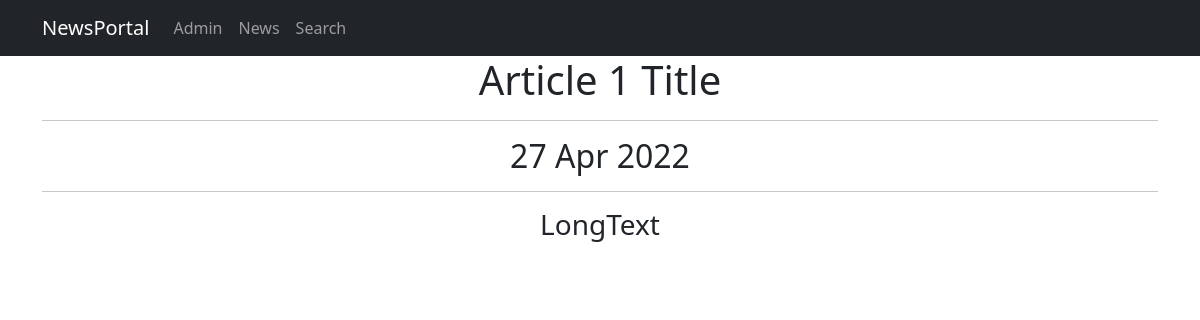
Page /news/1 on the earlier database version.
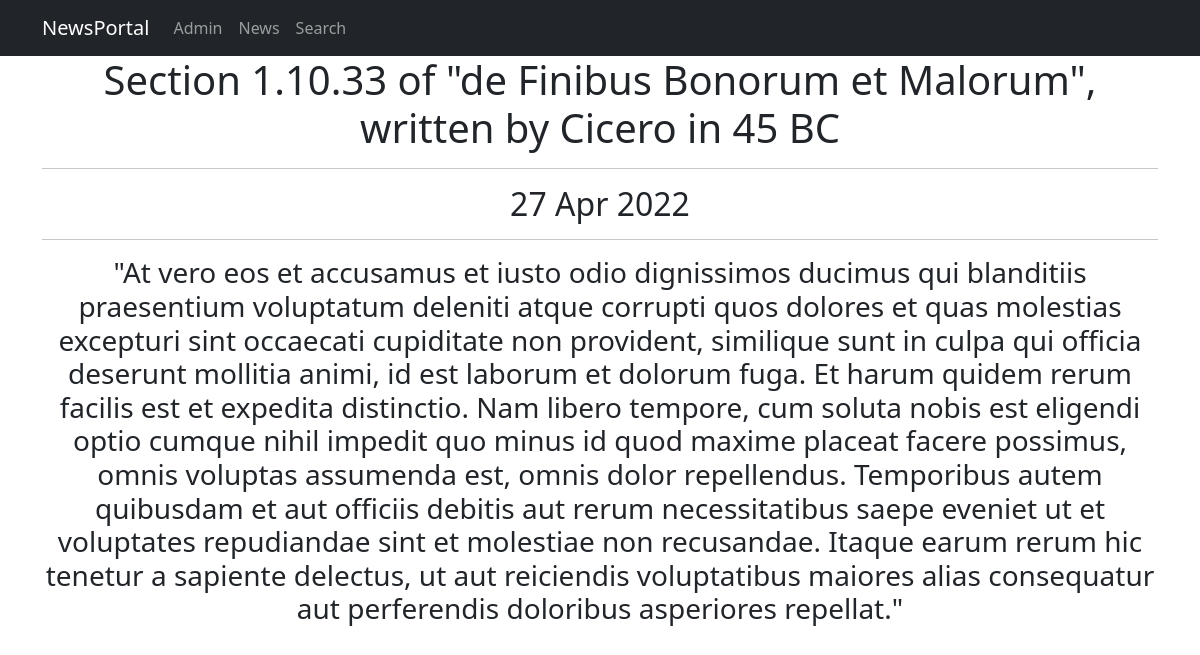
Same page on the later database version.
### NewsPortal/models.py (models this page shows, shortened)
class Post(models.Model):
    author = models.ForeignKey(Author, on_delete=models.CASCADE)
    NEWS = 'N'
    ARTICLE = 'A'
    CATEGORY_CHOICE = (
        (NEWS, 'Новость'),
        (ARTICLE, 'Статья'),
    )
    сategoryType = models.CharField(max_length=1, choices=CATEGORY_CHOICE, default=ARTICLE)
    creation_timedate = models.DateTimeField(auto_now_add=True)
    postCategory = models.ManyToManyField(Category, through="PostCategory")
    title = models.CharField(max_length=128)
    text = models.TextField()
    rating = models.SmallIntegerField(default=0)

### NewsPortal/views.py (the view)
# urls.py: path('<int:pk>', PostDetail.as_view(), name='post_detail'),
class PostDetail(DetailView):
    model = Post
    template_name = 'article.html'
    context_object_name = 'article'
    def get_context_data(self, **kwargs):
        context = super().get_context_data(**kwargs)
        return context

### NewsPortal/templatetags/custom_filters.py (called while the page is built)
@register.filter()
def censor(value):
   for i in curselist:
      if i.find(value):
         value = value.replace(i[1::], "*" * len(i))
      else:
         return f'{value}'
   return f'{value}'

### templates/article.html
{% extends 'default.html' %}
{% load custom_filters %}
{% block content %}
    {% if article %}
            <h1>{{ article.title|censor }}
            <hr>
            <h2>{{ article.creation_timedate|date:'d M Y' }}
            <hr>
            <h3>{{ article.text|censor }}
    {% else %}
        <h2>Статьи нет!</h2>
    {% endif %}
{% endblock content %}

Differences in the rows shown:
changed Post: title|censor "Article 1 Title" → "Section 1.10.33 of \"de Finibus Bonorum et Malorum\", written by Cicero in 45 BC"; text|censor "LongText" → "\"At vero eos et accusamus et iusto odio dignissimos ducimus qui blanditiis praesentium voluptatum deleniti atque corrupti quos dolores et quas molestias excepturi sint occaecati cupiditate non provident, similique sunt in culpa qui officia deserunt mollitia animi, id est laborum et dolorum fuga. Et harum quidem rerum facilis est et expedita distinctio. Nam libero tempore, cum soluta nobis est eligendi optio cumque nihil impedit quo minus id quod maxime placeat facere possimus, omnis voluptas assumenda est, omnis dolor repellendus. Temporibus autem quibusdam et aut officiis debitis aut rerum necessitatibus saepe eveniet ut et voluptates repudiandae sint et molestiae non recusandae. Itaque…"
